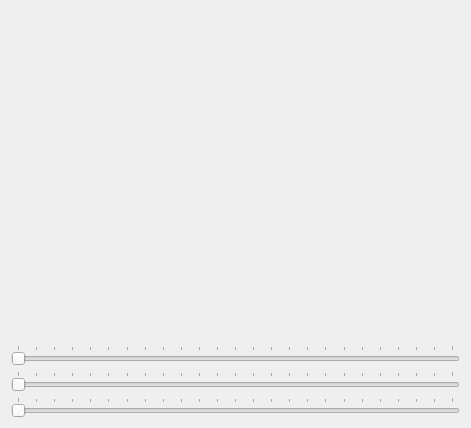
<?xml version="1.0" encoding="UTF-8"?>
<ui version="4.0">
 <class>MainWindow</class>
 <widget class="QMainWindow" name="MainWindow">
  <property name="geometry">
   <rect>
    <x>0</x>
    <y>0</y>
    <width>471</width>
    <height>428</height>
   </rect>
  </property>
  <property name="windowTitle">
   <string>MainWindow</string>
  </property>
  <widget class="QWidget" name="centralWidget">
   <layout class="QHBoxLayout" name="horizontalLayout">
    <item>
     <layout class="QVBoxLayout" name="verticalLayout">
      <item>
       <widget class="GLWidget" name="widget" native="true"/>
      </item>
      <item>
       <widget class="QSlider" name="xSlider">
        <property name="maximum">
         <number>360</number>
        </property>
        <property name="singleStep">
         <number>16</number>
        </property>
        <property name="pageStep">
         <number>15</number>
        </property>
        <property name="orientation">
         <enum>Qt::Horizontal</enum>
        </property>
        <property name="tickPosition">
         <enum>QSlider::TicksAbove</enum>
        </property>
        <property name="tickInterval">
         <number>15</number>
        </property>
       </widget>
      </item>
      <item>
       <widget class="QSlider" name="ySlider">
        <property name="maximum">
         <number>360</number>
        </property>
        <property name="singleStep">
         <number>16</number>
        </property>
        <property name="pageStep">
         <number>15</number>
        </property>
        <property name="orientation">
         <enum>Qt::Horizontal</enum>
        </property>
        <property name="tickPosition">
         <enum>QSlider::TicksAbove</enum>
        </property>
        <property name="tickInterval">
         <number>15</number>
        </property>
       </widget>
      </item>
      <item>
       <widget class="QSlider" name="zSlider">
        <property name="maximum">
         <number>360</number>
        </property>
        <property name="singleStep">
         <number>16</number>
        </property>
        <property name="pageStep">
         <number>15</number>
        </property>
        <property name="orientation">
         <enum>Qt::Horizontal</enum>
        </property>
        <property name="tickPosition">
         <enum>QSlider::TicksAbove</enum>
        </property>
        <property name="tickInterval">
         <number>15</number>
        </property>
       </widget>
      </item>
     </layout>
    </item>
   </layout>
  </widget>
 </widget>
 <layoutdefault spacing="6" margin="11"/>
 <customwidgets>
  <customwidget>
   <class>GLWidget</class>
   <extends>QWidget</extends>
   <header>glwidget.h</header>
   <container>1</container>
   <slots>
    <slot>setXRotation(int)</slot>
    <slot>setYRotation(int)</slot>
    <slot>setZRotation(int)</slot>
   </slots>
  </customwidget>
 </customwidgets>
 <resources/>
 <connections>
  <connection>
   <sender>xSlider</sender>
   <signal>valueChanged(int)</signal>
   <receiver>widget</receiver>
   <slot>setXRotation(int)</slot>
   <hints>
    <hint type="sourcelabel">
     <x>110</x>
     <y>349</y>
    </hint>
    <hint type="destinationlabel">
     <x>110</x>
     <y>295</y>
    </hint>
   </hints>
  </connection>
  <connection>
   <sender>ySlider</sender>
   <signal>valueChanged(int)</signal>
   <receiver>widget</receiver>
   <slot>setYRotation(int)</slot>
   <hints>
    <hint type="sourcelabel">
     <x>175</x>
     <y>375</y>
    </hint>
    <hint type="destinationlabel">
     <x>184</x>
     <y>278</y>
    </hint>
   </hints>
  </connection>
  <connection>
   <sender>zSlider</sender>
   <signal>valueChanged(int)</signal>
   <receiver>widget</receiver>
   <slot>setZRotation(int)</slot>
   <hints>
    <hint type="sourcelabel">
     <x>254</x>
     <y>398</y>
    </hint>
    <hint type="destinationlabel">
     <x>260</x>
     <y>209</y>
    </hint>
   </hints>
  </connection>
 </connections>
</ui>
